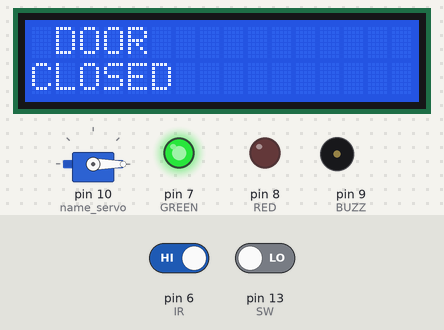
Simulated run of this sketch. Board: Arduino Uno, built with avr-gcc and run on an emulated ATmega328P. Parts: servo, 16×2 character LCD, output pins drawn as LEDs (lit = HIGH), buzzer (waves = sounding). The test bench sets the inputs (shaded band); at power-on: pin 6 (IR) HIGH, pin 13 (SW) LOW. What the sketch prints to the serial monitor is not drawn.

Above: at 1.2 s.
1.3 s: pin 6 (IR) driven LOW
At 3.2 s:
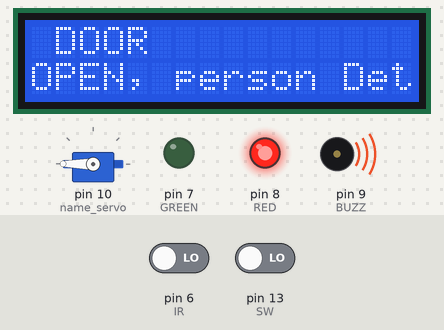
3.5 s: pin 6 (IR) driven HIGH and pin 13 (SW) driven HIGH
At 5.2 s:
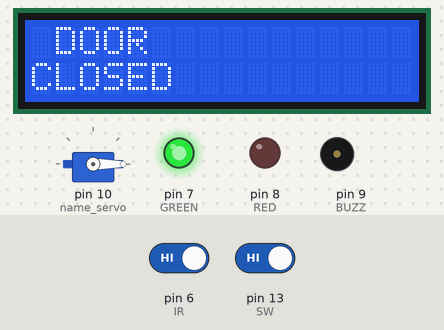
5.5 s: pin 6 (IR) driven LOW
At 7.0 s:
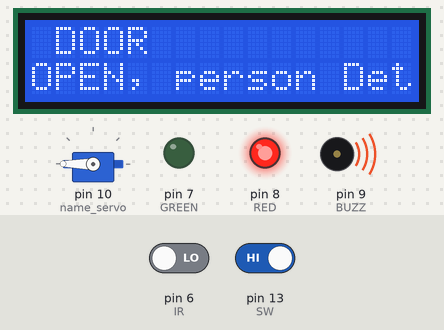
7.5 s: pin 6 (IR) driven HIGH
At 8.8 s:
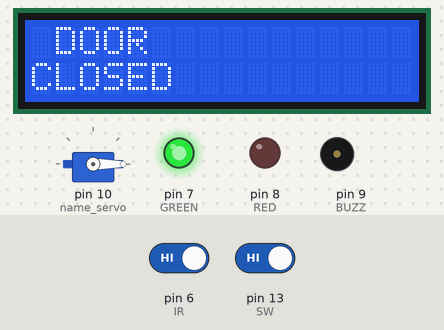
Timing chart, 0 to 10.5 s (numbered marks = the images above; inputs shaded):
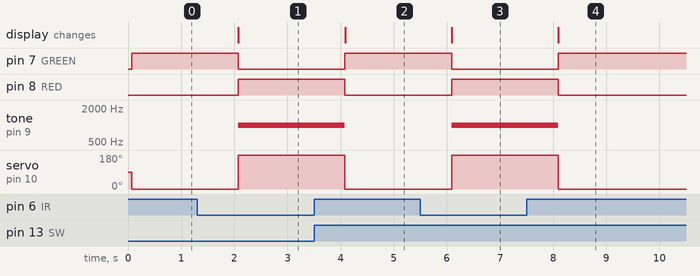

The sketch:

LCD_IR_BUZZ_SWITCH_SERVO.ino
```cpp
// include the library code:
#include <LiquidCrystal.h>
#include <Servo.h>
Servo name_servo;
boolean flag= false;

// Creates an LCD object. Parameters: (rs, enable, d4, d5, d6, d7)
LiquidCrystal lcd(12, 11, 5, 4, 3, 2);
const int IR = 6;
const int BUZZ= 9;
const int RED= 8;
const int GREEN= 7;
const int SW= 13;
void setup()
{
  Serial.begin(9600);
  pinMode(IR,INPUT);
  pinMode(BUZZ,OUTPUT);
  pinMode(RED,OUTPUT);
  pinMode(GREEN,OUTPUT);
  pinMode(SW,INPUT);
    name_servo.attach (10);
  // set up the LCD's number of columns and rows:
  lcd.begin(16, 2);
  pinMode(A0, INPUT);
  // Clears the LCD screen
  lcd.clear();
}

void loop()
{
boolean  detection= digitalRead(IR);

  // Print a message to the LCD.
  lcd.print(" DOOR    ");
  if(digitalRead(SW)==1){
    flag=false;
    }
  if(detection==0){
    flag=true;
    }

if(flag== true){

  Serial.println(detection);
  lcd.setCursor(0, 1); // Print a message to the LCD.
  lcd.print ("OPEN, person Detected");
  name_servo.write(180);
  digitalWrite(RED,HIGH);
  digitalWrite(GREEN,LOW);
  tone(BUZZ,1000);
  delay(1000);
  }
 else if(flag==false){

  Serial.println(detection);
  lcd.setCursor(0, 1); // Print a message to the LCD.
  lcd.print ("CLOSED");
  name_servo.write(0);
  noTone(BUZZ);
  digitalWrite(RED,LOW);
  digitalWrite(GREEN,HIGH);
  lcd.print ("          ");
  delay(1000);
  }

}
```

Measured:
- after the input at 1.3 s, pin 7 (GREEN): HIGH → LOW after 0.78 s; pin 8 (RED): LOW → HIGH after 0.78 s; tone on pin 9 (BUZZ): silent → 1000 Hz after 0.78 s; servo on pin 10 (name_servo): 0° → 180° after 0.78 s; the display: changes after 0.78 s (image 1)
- after the input at 3.5 s, pin 7 (GREEN): LOW → HIGH after 0.58 s; pin 8 (RED): HIGH → LOW after 0.58 s; tone on pin 9 (BUZZ): 1000 Hz → silent after 0.58 s; servo on pin 10 (name_servo): 180° → 0° after 0.58 s; the display: changes after 0.58 s (image 2)
- after the input at 5.5 s, pin 7 (GREEN): HIGH → LOW after 0.59 s; pin 8 (RED): LOW → HIGH after 0.59 s; tone on pin 9 (BUZZ): silent → 1000 Hz after 0.59 s; servo on pin 10 (name_servo): 0° → 180° after 0.59 s; the display: changes after 0.59 s (image 3)
- after the input at 7.5 s, pin 7 (GREEN): LOW → HIGH after 0.60 s; pin 8 (RED): HIGH → LOW after 0.60 s; tone on pin 9 (BUZZ): 1000 Hz → silent after 0.60 s; servo on pin 10 (name_servo): 180° → 0° after 0.60 s; the display: changes after 0.60 s (image 4)
